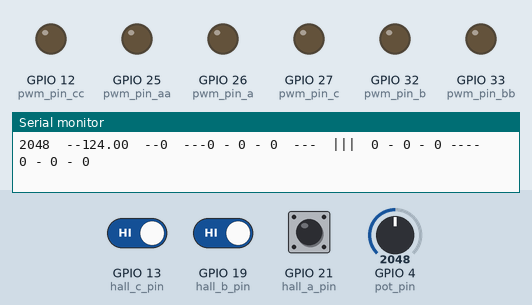
The sketch below on a simulated ESP32. On the bench: output pins drawn as LEDs (lit = HIGH), the last lines printed to the serial monitor. The test bench sets the inputs (shaded band); at power-on: GPIO 13 (hall_c_pin) HIGH, GPIO 4 (pot_pin) = 2048, GPIO 19 (hall_b_pin) HIGH, GPIO 21 (hall_a_pin) HIGH.

Above: at 1.2 s.
1.3 s: GPIO 13 (hall_c_pin) driven LOW
At 2.3 s:
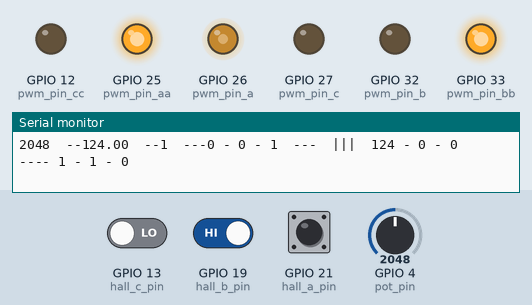
2.8 s: GPIO 4 (pot_pin) set to 491
At 3.3 s:
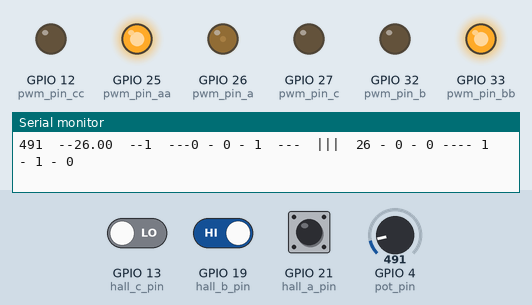
4.3 s: GPIO 19 (hall_b_pin) driven LOW
At 5.5 s:
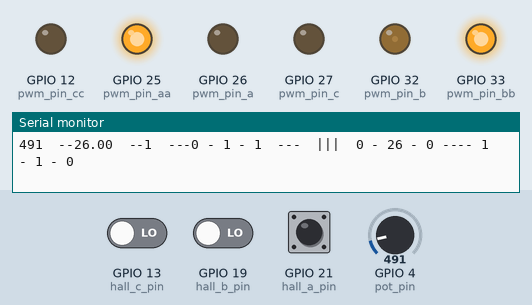
5.8 s: GPIO 4 (pot_pin) set to 0
At 6.7 s:
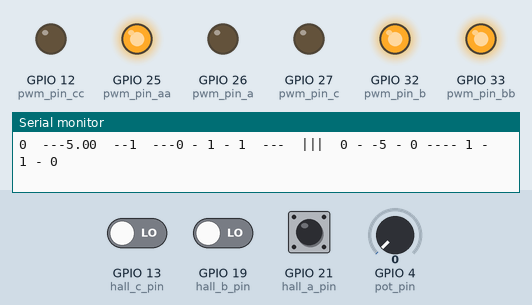
7.3 s: GPIO 4 (pot_pin) set to 61
10.3 s: GPIO 4 (pot_pin) set to 68
At 11.4 s:
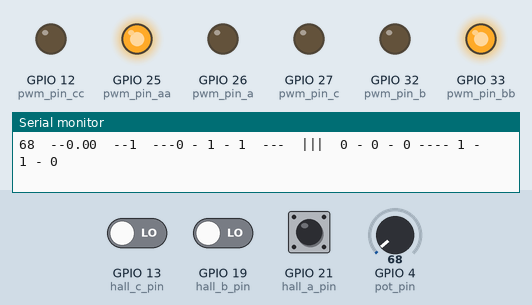
Timing chart, 0 to 12.8 s (numbered marks = the images above; inputs shaded):
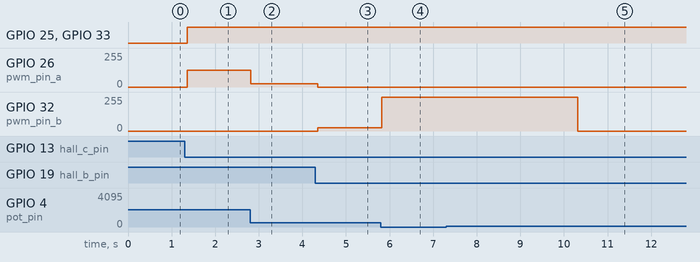

The sketch:

ESP_ESP32_V4.ino
```cpp
//Official Code
/**********************************************

Project Name: BLDC controller
Author: Elyos team
Date: 2022-03-03
Microcontroller: ESP 32
Description: A BLDC controller version 3

*************************************************/


 /*
  Pinout:
  - GPIO 21: Hall A
  - GPIO 19: Hall B
  - GPIO 13: Hall C
  - GPIO 27: Phase A PWM
  - GPIO 32: Phase B PWM
  - GPIO 26: Phase C PWM
  - GPIO 12: Phase AA PWM
  - GPIO 33: Phase BB PWM
  - GPIO 26: Phase CC PWM
  - GPIO 4: Potenciometer pin (pedal pin)
 */

const int pot_pin = 4;              // Potentiometer pin
const float pwm_min = 0.0;           // Minimum PWM duty cycle
const float pwm_max = 255.0;         // Maximum PWM duty cycle
const float pwm_frequency = 2000;  // PWM frequency in Hz
const int num_comm_steps = 7;         // Number of commutation steps
const int hall_a_pin = 21;            // Hall sensor A pin
const int hall_b_pin = 19;            // Hall sensor B pin
const int hall_c_pin = 13;            // Hall sensor C pin

//PWM write pins
const int pwm_pin_c = 27;             // PWM pin for phase A //27
const int pwm_pin_b = 32;             // PWM pin for phase B
const int pwm_pin_a = 26;             // PWM pin for phase C //26

const int pwm_pin_cc = 12;             // PWM pin for phase A //12
const int pwm_pin_bb = 33;             // PWM pin for phase B
const int pwm_pin_aa = 25;             // PWM pin for phase C //25


int AH, AL, BH, BL, CH, CL;
float phase_a_duty, phase_b_duty, phase_c_duty;

/*
  Look up table for signal commutation

  Each row represents a step at the commutation sequence, each column represents a phase to write
*/
const int commutation_table[num_comm_steps][7] = {
  {0, 0, 2, 1, 0, 1},
  {2, 0, 0, 1, 0, 1},
  {2, 0, 0, 1, 1, 0},
  {0, 2, 0, 1, 1, 0},
  {0, 2, 0, 0, 1, 1},
  {0, 0, 2, 0, 1, 1},
  {0, 0, 0, 0, 0, 0}
};


void setup() {
  Serial.begin(9600);

  pinMode(hall_a_pin, INPUT);
  pinMode(hall_b_pin, INPUT);
  pinMode(hall_c_pin, INPUT);
  pinMode(pwm_pin_a, OUTPUT);
  pinMode(pwm_pin_b, OUTPUT);
  pinMode(pwm_pin_c, OUTPUT);

  //.....Fases prueba
  pinMode(pwm_pin_aa, OUTPUT);
  pinMode(pwm_pin_bb, OUTPUT);
  pinMode(pwm_pin_cc, OUTPUT);

  ledcSetup(0, pwm_frequency, 8);
  ledcSetup(1, pwm_frequency, 8);
  ledcSetup(2, pwm_frequency, 8);
  ledcAttachPin(pwm_pin_a, 0);
  ledcAttachPin(pwm_pin_b, 1);
  ledcAttachPin(pwm_pin_c, 2);
}

/*
  Hall sensors reading and state write process loop
*/

void loop() {
  int hall_a_val = !digitalRead(hall_a_pin);
  int hall_b_val = !digitalRead(hall_b_pin);
  int hall_c_val = !digitalRead(hall_c_pin);


  int hall_state = (hall_a_val << 2) | (hall_b_val << 1) | hall_c_val;
  int commutation_step = 0;
  switch (hall_state) {
    case 0b101:
      commutation_step = 1;
      break;
    case 0b001:
      commutation_step = 2;
      break;
    case 0b011:
      commutation_step = 3;
      break;
    case 0b010:
      commutation_step = 4;
      break;
    case 0b110:
      commutation_step = 5;
      break;
    case 0b100:
      commutation_step = 0;
      break;
    default:
      commutation_step = 6;
    break;
  }

/*
  Throttle pedal potetiometer analog signal mapping (pot_val) to an 8bit pwm duty cycle value (pwm_duty)
  Resolution and ranges for potentiometers analog value: 12 bits, 0 - 4095
  Resolution and ranges for mapped duty cycle value: 8 bits, 0 - 255
*/

  int pot_val = analogRead(pot_pin);
  float pwm_duty = map(pot_val, 80, 4095, pwm_min, pwm_max);

  /*if(pot_val < 60){
    commutation_step = 6;
  }*/

  AH = commutation_table[commutation_step][0];
  AL = commutation_table[commutation_step][3];
  BH = commutation_table[commutation_step][1];
  BL = commutation_table[commutation_step][4];
  CH = commutation_table[commutation_step][2];
  CL = commutation_table[commutation_step][5];

  int phase_a_duty = AH * pwm_duty /2;
  int phase_b_duty = BH * pwm_duty /2;
  int phase_c_duty = CH * pwm_duty /2;
  int phase_aa_duty = AL;
  int phase_bb_duty = BL;
  int phase_cc_duty = CL;


  ledcWrite(0, phase_a_duty);
  ledcWrite(1, phase_b_duty);
  ledcWrite(2, phase_c_duty);

  digitalWrite(pwm_pin_aa, phase_aa_duty);
  digitalWrite(pwm_pin_bb, phase_bb_duty);
  digitalWrite(pwm_pin_cc, phase_cc_duty);

  Serial.print(pot_val);
  Serial.print("\t--");
  Serial.print(pwm_duty);
  Serial.print("\t--");
  Serial.print(hall_c_val);
  Serial.print("\t---");
  Serial.print(hall_a_val);
  Serial.print(" - ");
  Serial.print(hall_b_val);
  Serial.print(" - ");
  Serial.print(hall_c_val);
  Serial.print("\t---");

  //Serial.println(hall_state, BIN);

  Serial.print("\t|||\t");
  Serial.print(phase_a_duty);
  Serial.print(" - ");
  Serial.print(phase_b_duty);
  Serial.print(" - ");
  Serial.print(phase_c_duty);

  //........Fases prueba
  Serial.print(" ---- ");
  Serial.print(phase_aa_duty);
  Serial.print(" - ");
  Serial.print(phase_bb_duty);
  Serial.print(" - ");
  Serial.println(phase_cc_duty);
  //delay(10);


}
```

Measured:
- the behaviour switches between 64 and 65 on GPIO 4 (pot_pin) (found by bisection; images 4 and 5)
- after the input at 1.3 s, GPIO 25 (pwm_pin_aa), GPIO 33 (pwm_pin_bb): LOW → HIGH after 0.05 s; GPIO 26 (pwm_pin_a): 0/255 → 124/255 after 0.05 s
- after the input at 2.8 s, GPIO 26 (pwm_pin_a): 124/255 → 26/255 at once
- after the input at 4.3 s, GPIO 26 (pwm_pin_a): 26/255 → 0/255 after 0.05 s; GPIO 32 (pwm_pin_b): 0/255 → 26/255 after 0.05 s
- after the input at 5.8 s, GPIO 32 (pwm_pin_b): 26/255 → 255/255 at once
- after the input at 10.3 s, GPIO 32 (pwm_pin_b): 255/255 → 0/255 at once
